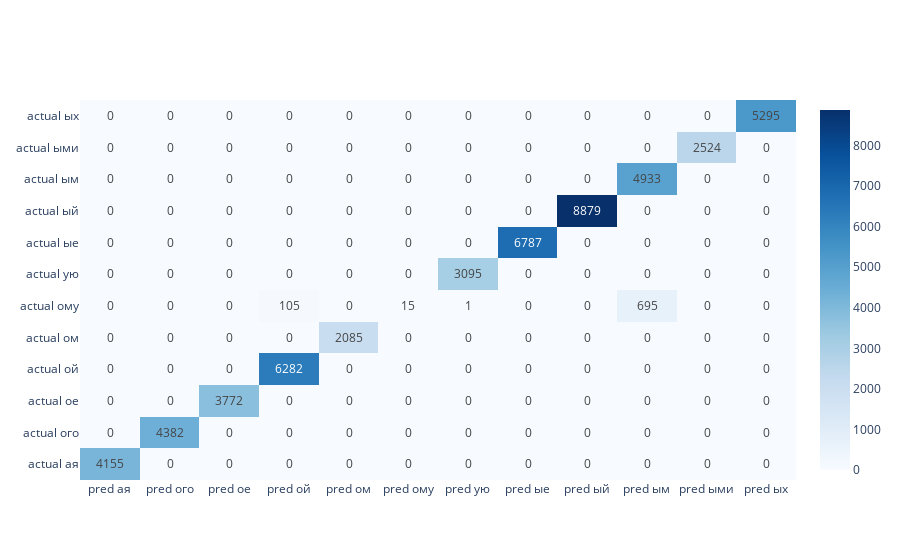
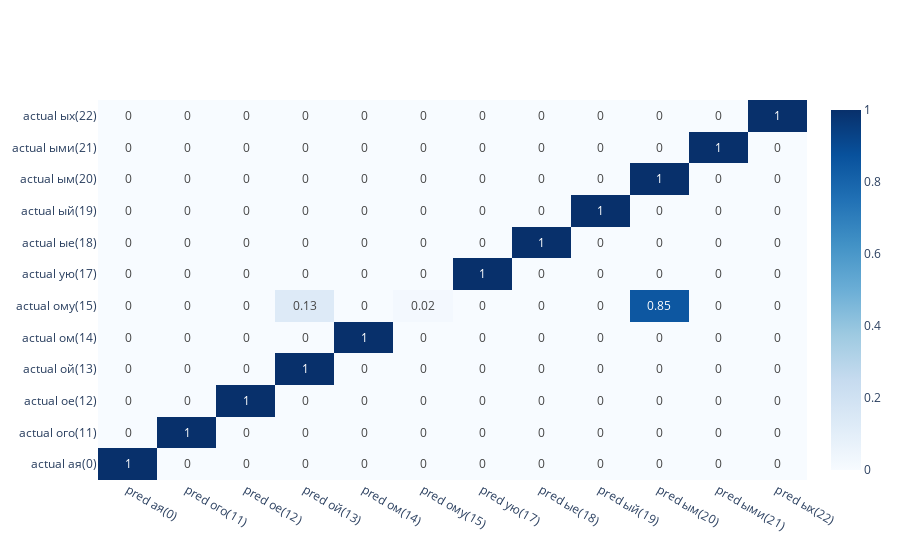

Write notebook code for charts like these, in order.
### Code cell
tasks = get_tasks(bucket,
 'datasphere/agreementproject/job_info/job_agreementproject_18:32:21.476408.txt')

loader = S3TrainingLogsLoader(bucket, project_name)
metrics = loader.load_metrics(tasks)

unzipped_folder = (Loc.root_path /
                   'temp'/'training_results' /
                   f'{tasks[0]}.unzipped')
result_df = pd.read_parquet(unzipped_folder/'output'/'result_df.parquet')
y_true, y_pred = get_true_and_pred(result_df)

plot_metrics(metrics, tasks[0])
sorted_nums = sorted(list(y_true.unique()))
cm = pd.DataFrame(
    confusion_matrix(y_true, y_pred,
                        # normalize='true'
                     ).round(2),
    columns=[f'pred {ending_by_num[n]}' for n in sorted_nums],
    index=[f'actual {ending_by_num[n]}' for n in sorted_nums]
)
plot_cm(cm)
cm = pd.DataFrame(
    confusion_matrix(y_true, y_pred,
                        normalize='true'
                     ).round(2),
    columns=[f'pred {ending_by_num[n]}({n})' for n in sorted_nums],
    index=[f'actual {ending_by_num[n]}({n})' for n in sorted_nums]
)
plot_cm(cm)

### Figure 1 — Plotly figure (JSON) as saved in the notebook; plotly's stock layout.template omitted (floating-point values rounded to 4 significant figures; data arrays with more than 128 entries replaced by an {"elided": "..."} marker saying what was removed)
{"data": [{"colorscale": [[0, "rgb(247,251,255)"], [0.125, "rgb(222,235,247)"], [0.25, "rgb(198,219,239)"], [0.375, "rgb(158,202,225)"], [0.5, "rgb(107,174,214)"], [0.625, "rgb(66,146,198)"], [0.75, "rgb(33,113,181)"], [0.875, "rgb(8,81,156)"], [1, "rgb(8,48,107)"]], "text": {"elided": "12x12 int values"}, "texttemplate": "%{text}", "type": "heatmap", "x": ["pred ая", "pred ого", "pred ое", "pred ой", "pred ом", "pred ому", "pred ую", "pred ые", "pred ый", "pred ым", "pred ыми", "pred ых"], "y": ["actual ая", "actual ого", "actual ое", "actual ой", "actual ом", "actual ому", "actual ую", "actual ые", "actual ый", "actual ым", "actual ыми", "actual ых"], "z": {"elided": "12x12 int values"}}], "layout": {}}

### Figure 2 — Plotly figure (JSON) as saved in the notebook; plotly's stock layout.template omitted (floating-point values rounded to 4 significant figures; data arrays with more than 128 entries replaced by an {"elided": "..."} marker saying what was removed)
{"data": [{"colorscale": [[0, "rgb(247,251,255)"], [0.125, "rgb(222,235,247)"], [0.25, "rgb(198,219,239)"], [0.375, "rgb(158,202,225)"], [0.5, "rgb(107,174,214)"], [0.625, "rgb(66,146,198)"], [0.75, "rgb(33,113,181)"], [0.875, "rgb(8,81,156)"], [1, "rgb(8,48,107)"]], "text": {"elided": "12x12 float values"}, "texttemplate": "%{text}", "type": "heatmap", "x": ["pred ая(0)", "pred ого(11)", "pred ое(12)", "pred ой(13)", "pred ом(14)", "pred ому(15)", "pred ую(17)", "pred ые(18)", "pred ый(19)", "pred ым(20)", "pred ыми(21)", "pred ых(22)"], "y": ["actual ая(0)", "actual ого(11)", "actual ое(12)", "actual ой(13)", "actual ом(14)", "actual ому(15)", "actual ую(17)", "actual ые(18)", "actual ый(19)", "actual ым(20)", "actual ыми(21)", "actual ых(22)"], "z": {"elided": "12x12 float values"}}], "layout": {}}
